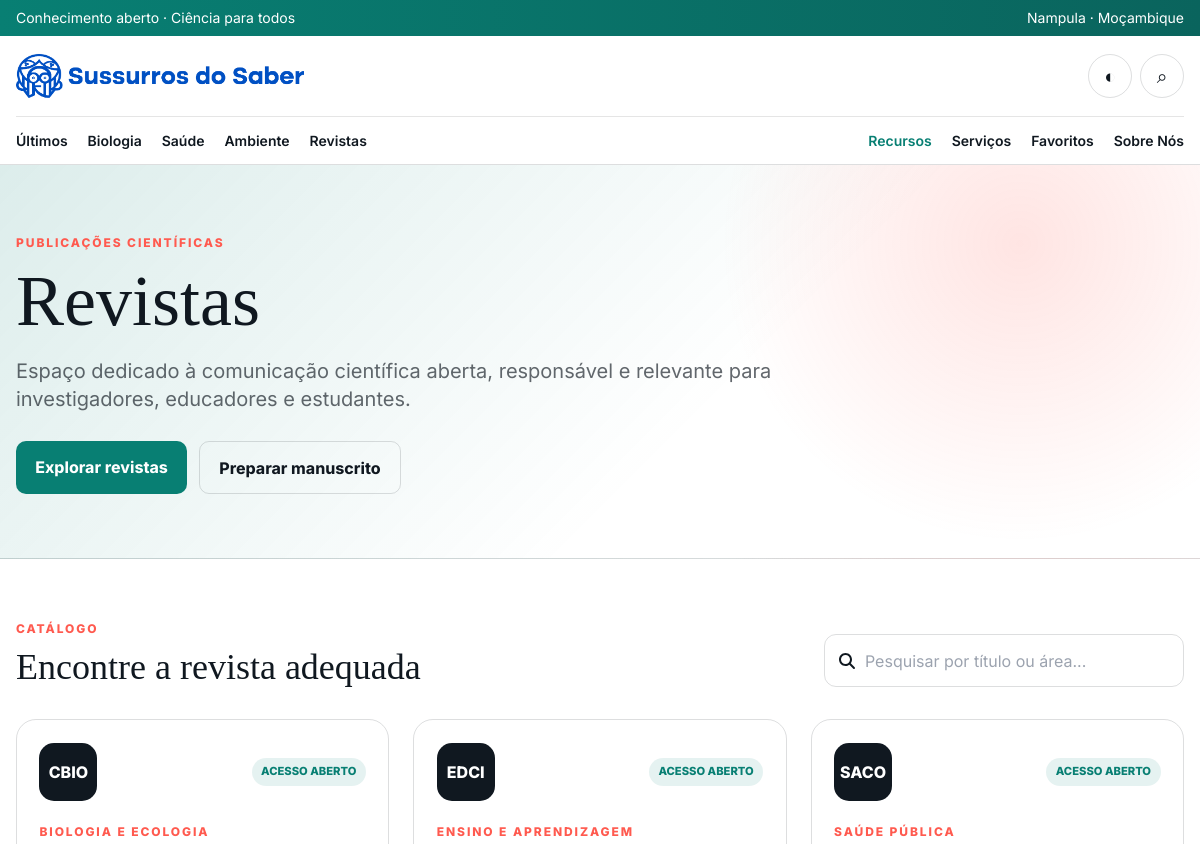
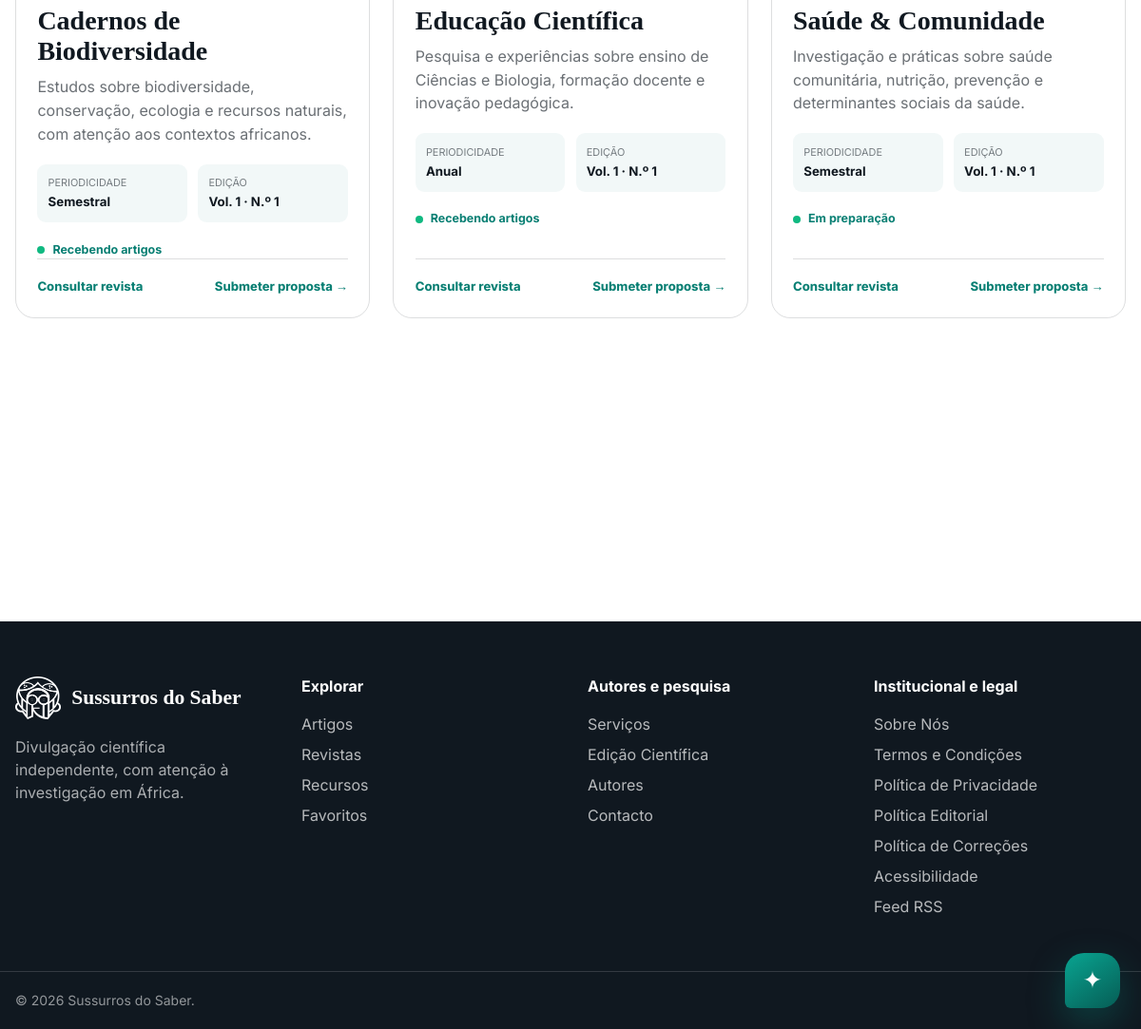
Page /revistas on the committed database (2 pictures, top to bottom).
### models.py (models this page shows, shortened)
class Journal(db.Model):
    id = db.Column(db.Integer, primary_key=True)
    title = db.Column(db.String(180), unique=True, nullable=False)
    slug = db.Column(db.String(200), unique=True, nullable=False, index=True)
    abbreviation = db.Column(db.String(20), nullable=False)
    field = db.Column(db.String(140), nullable=False)
    description = db.Column(db.Text, nullable=False)
    frequency = db.Column(db.String(80), default="Anual", nullable=False)
    current_issue = db.Column(db.String(100), default="", nullable=False)
    status = db.Column(db.String(80), default="Em preparação", nullable=False)
    issn_print = db.Column(db.String(20), default="", nullable=False)
    issn_online = db.Column(db.String(20), default="", nullable=False)
    contact_email = db.Column(db.String(180), default="", nullable=False)
    guidelines = db.Column(db.Text, default="", nullable=False)
    image = db.Column(db.String(600), default="", nullable=False)
    active = db.Column(db.Boolean, default=False, nullable=False)
    created_at = db.Column(db.DateTime, default=utcnow, nullable=False)
    updated_at = db.Column(db.DateTime, default=utcnow, onupdate=utcnow, nullable=False)
    issues = db.relationship("JournalIssue", back_populates="journal", cascade="all, delete-orphan", order_by="JournalIssue.published_at.desc()")

### app.py (the view)
@app.get("/revistas")
def journals():
    return render_template("journals.html", journals=Journal.query.filter_by(active=True).order_by(Journal.title).all())

### admin.py (called while the page is built)
@admin_bp.app_context_processor
def admin_context():
    return {"csrf_token": csrf_token, "turnstile_site_key": os.getenv("TURNSTILE_SITE_KEY", "")}

### app.py (called while the page is built)
@app.context_processor
def site_context():
    return {"site_url": SITE_URL}

### templates/journals.html (shortened to what this page needs)
{% extends 'base.html' %}
{% block content %}
<section class="journal-hero">
  <div class="max-w-7xl mx-auto px-4 py-16">
    <span class="eyebrow">Publicações científicas</span>
    <h1 class="font-serif text-5xl md:text-7xl mt-3">Revistas</h1>
    <p class="text-lg md:text-xl opacity-65 max-w-3xl mt-5">Espaço dedicado à comunicação científica aberta, responsável e relevante para investigadores, educadores e estudantes.</p>
    <div class="flex flex-wrap gap-3 mt-7"><a href="#catalogo" class="primary-btn">Explorar revistas</a><a href="/servicos/edicao-cientifica" class="secondary-btn">Preparar manuscrito</a></div>
  </div>
</section>
<section id="catalogo" class="max-w-7xl mx-auto px-4 py-14">
  <div class="flex flex-col md:flex-row md:items-end justify-between gap-6">
    <div><span class="eyebrow">Catálogo</span><h2 class="font-serif text-4xl mt-2">Encontre a revista adequada</h2></div>
    <label class="journal-search"><span class="sr-only">Pesquisar revistas</span><i class="fa-solid fa-magnifying-glass" aria-hidden="true"></i><input id="journalSearch" type="search" placeholder="Pesquisar por título ou área..."></label>
  </div>
  <div id="journalGrid" class="grid md:grid-cols-2 lg:grid-cols-3 gap-6 mt-8">
    {% for journal in journals %}
    <article id="{{ journal.slug }}" class="publication-card scroll-mt-36" data-search="{{ journal.title }} {{ journal.field }} {{ journal.description }}">
      <header><span class="journal-abbr">{{ journal.abbreviation }}</span><span class="open-badge">Acesso aberto</span></header>
      <span class="eyebrow">{{ journal.field }}</span>
      <h3>{{ journal.title }}</h3>
      <p>{{ journal.description }}</p>
      <dl><div><dt>Periodicidade</dt><dd>{{ journal.frequency }}</dd></div><div><dt>Edição</dt><dd>{{ journal.current_issue or 'Em preparação' }}</dd></div></dl>
      <div class="publication-status"><i aria-hidden="true"></i>{{ journal.status }}</div>
      <footer><a href="{{ url_for('journal_detail', slug=journal.slug) }}">Consultar revista</a><a href="{{ url_for('contact', assunto=journal.abbreviation) }}">Submeter proposta →</a></footer>
    </article>
    {% else %}
    <div class="empty-state"><h2>Catálogo em preparação</h2><p>As revistas serão apresentadas aqui quando forem publicadas pela equipa editorial.</p></div>
    {% endfor %}
  </div>
</section>
{% endblock %}

### templates/base.html (shortened to what this page needs)
<!doctype html>
<html lang="pt">
<head>
<script src="https://cdn.tailwindcss.com">
</script>
<link rel="stylesheet" href="{{ url_for('static',filename='css/style.css') }}">
<link rel="stylesheet" href="{{ url_for('static',filename='css/animations.css') }}">
<link rel="stylesheet" href="{{ url_for('static',filename='css/journals.css') }}">
</head>
<body class="bg-white text-ink antialiased dark:bg-[#081012] dark:text-slate-100">
<div class="topline text-white text-sm">
<div class="max-w-7xl mx-auto px-4 py-2 flex justify-between">
<span>Conhecimento aberto · Ciência para todos</span>
<span class="hidden sm:inline">Nampula · Moçambique</span>
</div>
</div>
<header class="site-header sticky top-0 z-50">
<div class="max-w-7xl mx-auto px-4">
<div class="h-20 flex items-center justify-between">
<a href="/" class="brand-link" aria-label="Sussurros do Saber — página inicial">
<picture><source media="(min-width: 640px)" srcset="{{ url_for('static',filename='img/logo-sussurros-horizontal.png') }}"><img class="brand-logo" src="{{ url_for('static',filename='img/logo-sussurros-icon.png') }}" alt="Sussurros do Saber"></picture>
</a>
<div class="flex gap-2">
<button id="themeToggle" class="icon-btn" aria-label="Alternar modo escuro" aria-pressed="false">◐</button>
<button id="searchToggle" class="icon-btn" aria-label="Abrir pesquisa" aria-expanded="false" aria-controls="searchPanel">⌕</button>
</div>
</div>
<nav id="mainNav" class="hidden md:flex border-t border-black/10 dark:border-white/10 items-center gap-5 h-12 text-sm font-semibold">
<a href="/artigos">Últimos</a>
<a href="/artigos?categoria=Biologia">Biologia</a>
<a href="/artigos?categoria=Saúde">Saúde</a>
<a href="/artigos?categoria=Ambiente">Ambiente</a>
<a href="/revistas">Revistas</a>
<a href="/recursos" class="nav-feature">Recursos</a>
<a href="/servicos">Serviços</a>
<a href="/favoritos">Favoritos</a>
<a href="/sobre">Sobre Nós</a>
</nav>
</div>
</header>
<main id="conteudo">{% block content %}{% endblock %}</main>
<footer class="bg-ink text-white mt-20">
<div class="max-w-7xl mx-auto px-4 py-14 grid md:grid-cols-4 gap-9">
<div>
<a href="/" class="footer-brand" aria-label="Sussurros do Saber — página inicial"><img src="{{ url_for('static',filename='img/logo-sussurros-footer.png') }}" alt="Logotipo do Sussurros do Saber"><span>Sussurros do Saber</span></a>
<p class="text-white/65">Divulgação científica independente, com atenção à investigação em África.</p>
</div>
<div>
<h3 class="font-bold mb-4">Explorar</h3>
<div class="grid gap-2 text-white/70">
<a href="/artigos">Artigos</a>
<a href="/revistas">Revistas</a>
<a href="/recursos">Recursos</a>
<a href="/favoritos">Favoritos</a>
</div>
</div>
<div>
<h3 class="font-bold mb-4">Autores e pesquisa</h3>
<div class="grid gap-2 text-white/70">
<a href="/servicos">Serviços</a>
<a href="/servicos/edicao-cientifica">Edição Científica</a>
<a href="/autores">Autores</a>
<a href="/contacto">Contacto</a>
</div>
</div>
<div>
<h3 class="font-bold mb-4">Institucional e legal</h3>
<div class="grid gap-2 text-white/70">
<a href="/sobre">Sobre Nós</a>
<a href="/termos-e-condicoes">Termos e Condições</a>
<a href="/politica-de-privacidade">Política de Privacidade</a>
<a href="/politica-editorial">Política Editorial</a>
<a href="/politica-de-correcoes">Política de Correções</a>
<a href="/acessibilidade">Acessibilidade</a>
<a href="/feed.xml">Feed RSS</a>
</div>
</div>
</div>
<div class="border-t border-white/15">
<div class="max-w-7xl mx-auto px-4 py-5 text-sm text-white/55">© 2026 Sussurros do Saber.</div>
</div>
</footer>
</body>
</html>

### static/css/style.css (style rules this page uses)
:root { --ink:#101820;--green:#087f73;--coral:#ff5a4f;--paper:#f5f7f8;--line:rgba(16,24,32,.14) }
* { box-sizing:border-box }
html { scroll-behavior:smooth }
body { min-height:100vh;transition:.25s }
.topline { background:linear-gradient(90deg,#087f73,#0a645d) }
.site-header { background:rgba(255,255,255,.88);border-bottom:1px solid var(--line);backdrop-filter:blur(18px) }
.icon-btn { display:grid;place-items:center;width:2.75rem;height:2.75rem;border:1px solid var(--line);border-radius:50%;font-size:1.2rem }
nav a { position:relative }
nav a:after { content:"";position:absolute;left:0;right:100%;bottom:-.5rem;height:2px;background:var(--coral);transition:.25s }
.nav-feature { margin-left:auto;color:var(--green) }
.eyebrow { font-size:.75rem;letter-spacing:.16em;text-transform:uppercase;font-weight:800;color:var(--coral) }
.primary-btn { background:var(--green);color:#fff;border-radius:10px;padding:.85rem 1.2rem;font-weight:750 }

### static/css/animations.css (style rules this page uses)
.brand-link { display:flex;align-items:center;height:3.5rem;max-width:min(18rem,55vw) }
.brand-logo { display:block;width:auto;height:3.35rem;max-width:100%;object-fit:contain;object-position:left center }
.footer-brand { display:flex;align-items:center;gap:.7rem;margin-bottom:1rem;font:700 1.35rem Georgia }
.footer-brand img { width:3rem;height:3rem;object-fit:contain }
.motion-enabled [data-reveal] { opacity:0;transform:translateY(24px);transition:opacity .65s cubic-bezier(.2,.7,.2,1) var(--reveal-delay,0ms),transform .65s cubic-bezier(.2,.7,.2,1) var(--reveal-delay,0ms) }
.motion-enabled [data-reveal].is-visible { opacity:1;transform:none }
.brand-logo { animation:brand-arrival .7s cubic-bezier(.2,.8,.2,1) both }
.primary-btn,.icon-btn,.filter-row a,nav a { transition:transform .2s ease,background-color .2s ease,color .2s ease,box-shadow .2s ease }

### static/css/journals.css (style rules this page uses)
.journal-hero { background: linear-gradient(135deg, rgba(8, 127, 115, 0.12), rgba(255, 90, 79, 0.07)); border-bottom: 1px solid var(--line); }

### rows in the picture
Journal: abbreviation "CBIO", field "BIOLOGIA E ECOLOGIA", title "Cadernos de Biodiversidade", description "Estudos sobre biodiversidade, conservação, ecologia e recursos naturais, com atenção aos contextos africanos.", frequency "Semestral", current_issue "Vol. 1 · N.º 1", status "Recebendo artigos"
Journal: abbreviation "EDCI", field "ENSINO E APRENDIZAGEM", title "Educação Científica", description "Pesquisa e experiências sobre ensino de Ciências e Biologia, formação docente e inovação pedagógica.", frequency "Anual", current_issue "Vol. 1 · N.º 1", status "Recebendo artigos"
Journal: abbreviation "SACO", field "SAÚDE PÚBLICA", title "Saúde & Comunidade", description "Investigação e práticas sobre saúde comunitária, nutrição, prevenção e determinantes sociais da saúde.", frequency "Semestral", current_issue "Vol. 1 · N.º 1", status "Em preparação"
